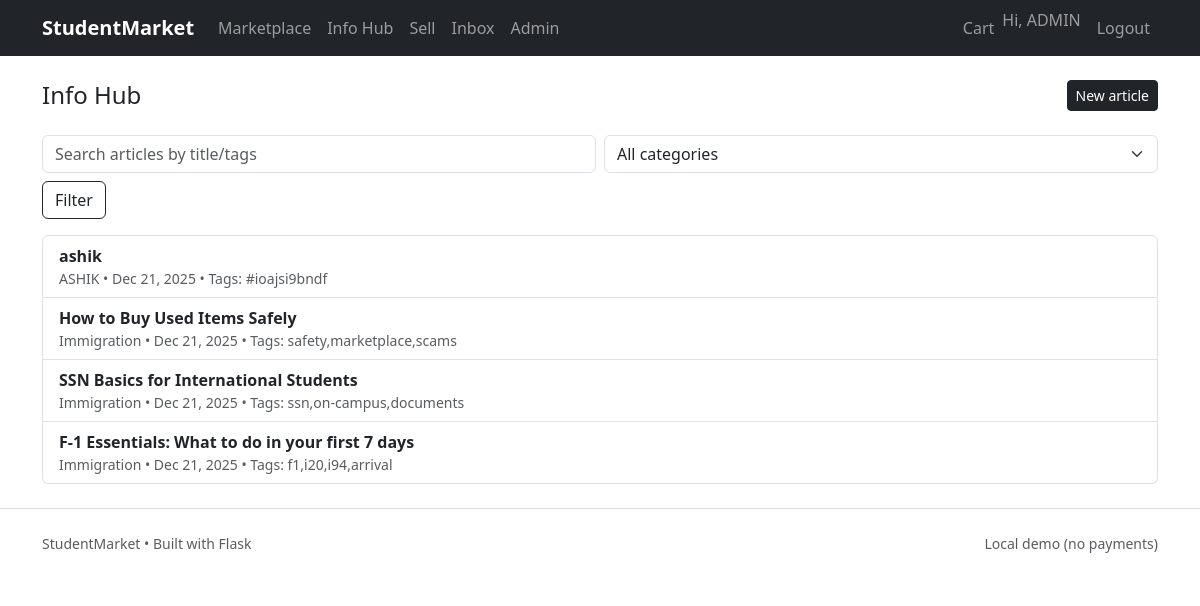
The page /info/ (signed in) on the database its author committed.
### app/models/user.py (models this page shows, shortened)
class User(db.Model, UserMixin):
    __tablename__ = "users"
    id = db.Column(db.Integer, primary_key=True)
    name = db.Column(db.String(120), nullable=False)
    email = db.Column(db.String(255), unique=True, nullable=False, index=True)
    password_hash = db.Column(db.String(255), nullable=False)
    role = db.Column(db.String(20), default="student")  # student | admin
    university = db.Column(db.String(200), default="")
    country = db.Column(db.String(120), default="")
    city = db.Column(db.String(120), default="")
    created_at = db.Column(db.DateTime, default=datetime.utcnow)
    products = db.relationship("Product", backref="seller", lazy=True)
    articles = db.relationship("Article", backref="author", lazy=True)
    def is_admin(self) -> bool:
        return self.role == "admin"

### app/models/article.py (models this page shows)
class Article(db.Model):
    __tablename__ = "articles"
    id = db.Column(db.Integer, primary_key=True)
    category_id = db.Column(db.Integer, db.ForeignKey("categories.id"), nullable=False)
    author_id = db.Column(db.Integer, db.ForeignKey("users.id"), nullable=False)
    title = db.Column(db.String(250), nullable=False)
    content = db.Column(db.Text, nullable=False)
    tags = db.Column(db.String(250), default="")
    updated_at = db.Column(db.DateTime, default=datetime.utcnow)
    category = db.relationship("Category", lazy=True)

### app/models/category.py (models this page shows, shortened)
class Category(db.Model):
    __tablename__ = "categories"
    id = db.Column(db.Integer, primary_key=True)
    name = db.Column(db.String(120), nullable=False, unique=True)
    type = db.Column(db.String(20), nullable=False)  # product | info

### app/routes/infohub.py (the view)
@info_bp.route("/")
def info_home():
    q = request.args.get("q", "").strip()
    cat = request.args.get("cat", type=int)
    query = Article.query
    if q:
        query = query.filter(Article.title.ilike(f"%{q}%") | Article.tags.ilike(f"%{q}%"))
    if cat:
        query = query.filter(Article.category_id == cat)
    articles = query.order_by(Article.updated_at.desc()).all()
    categories = Category.query.filter_by(type="info").order_by(Category.name.asc()).all()
    return render_template("infohub/info_home.html", articles=articles, categories=categories)

### app/__init__.py (called while the page is built)
def create_app():
    app = Flask(__name__)
    app.config.from_object(Config)
    db.init_app(app)
    migrate.init_app(app, db)
    login_manager.init_app(app)
    csrf.init_app(app)
    @app.context_processor
    def inject_csrf():
        return dict(csrf_token=generate_csrf)
    app.register_blueprint(auth_bp)
    app.register_blueprint(market_bp)
    app.register_blueprint(info_bp)
    app.register_blueprint(admin_bp)
    from .routes.main import main_bp
    app.register_blueprint(main_bp)
    from .cli import register_cli
    register_cli(app)
    return app

### app/models/user.py (called while the page is built)
@login_manager.user_loader
def load_user(user_id):
    return db.session.get(User, int(user_id))

### app/templates/infohub/info_home.html (shortened to what this page needs)
{% extends "base.html" %}
{% block content %}
<div class="d-flex justify-content-between align-items-center">
  <h1 class="h4 mb-0">Info Hub</h1>
  {% if current_user.is_authenticated and current_user.is_admin() %}
    <a class="btn btn-sm btn-dark" href="{{ url_for('info.admin_new_article') }}">New article</a>
  {% endif %}
</div>
<form class="row g-2 mt-3" method="get">
  <div class="col-md-6"><input class="form-control" name="q" value="{{ request.args.get('q','') }}" placeholder="Search articles by title/tags"></div>
  <div class="col-md-6">
    <select class="form-select" name="cat">
      <option value="">All categories</option>
    </select>
  </div>
  <div class="col-12"><button class="btn btn-outline-dark">Filter</button></div>
</form>
<div class="list-group mt-3">
  {% for a in articles %}
    <a class="list-group-item list-group-item-action" href="{{ url_for('info.article_detail', article_id=a.id) }}">
      <div class="fw-semibold">{{ a.title }}</div>
      <div class="small text-muted">{{ a.category.name }} • {{ a.updated_at.strftime("%b %d, %Y") }} • Tags: {{ a.tags or "—" }}</div>
    </a>
  {% else %}
    <div class="list-group-item text-muted">No articles yet. Admin can publish one.</div>
  {% endfor %}
</div>
{% endblock %}

### app/templates/base.html (shortened to what this page needs)
<!doctype html>
<html lang="en">
<head>
  <link href="https://cdn.jsdelivr.net/npm/bootstrap@5.3.3/dist/css/bootstrap.min.css" rel="stylesheet">
  <link href="{{ url_for('static', filename='css/app.css') }}" rel="stylesheet">
</head>
<body>
<nav class="navbar navbar-expand-lg navbar-dark bg-dark sticky-top">
  <div class="container">
    <a class="navbar-brand fw-semibold" href="{{ url_for('main.home') }}">StudentMarket</a>
    <div class="collapse navbar-collapse" id="nav">
      <ul class="navbar-nav me-auto mb-2 mb-lg-0">
        <li class="nav-item"><a class="nav-link" href="{{ url_for('market.products') }}">Marketplace</a></li>
        <li class="nav-item"><a class="nav-link" href="{{ url_for('info.info_home') }}">Info Hub</a></li>
        {% if current_user.is_authenticated %}
        <li class="nav-item"><a class="nav-link" href="{{ url_for('market.sell') }}">Sell</a></li>
        <li class="nav-item"><a class="nav-link" href="{{ url_for('market.inbox') }}">Inbox</a></li>
        {% endif %}
        {% if current_user.is_authenticated and current_user.is_admin() %}
        <li class="nav-item"><a class="nav-link" href="{{ url_for('admin.dashboard') }}">Admin</a></li>
        {% endif %}
      </ul>
      <ul class="navbar-nav ms-auto">
        {% if current_user.is_authenticated %}
          <li class="nav-item"><a class="nav-link" href="{{ url_for('market.cart_view') }}">Cart</a></li>
          <li class="nav-item"><span class="navbar-text me-2">Hi, {{ current_user.name }}</span></li>
          <li class="nav-item"><a class="nav-link" href="{{ url_for('auth.logout') }}">Logout</a></li>
        {% else %}
          <li class="nav-item"><a class="nav-link" href="{{ url_for('auth.login') }}">Login</a></li>
          <li class="nav-item"><a class="btn btn-outline-light btn-sm ms-2" href="{{ url_for('auth.register') }}">Sign up</a></li>
        {% endif %}
      </ul>
    </div>
  </div>
</nav>
<main class="container py-4">
  {% block content %}{% endblock %}
</main>
<footer class="border-top py-4">
  <div class="container small text-muted d-flex justify-content-between">
    <span>StudentMarket • Built with Flask</span>
    <span>Local demo (no payments)</span>
  </div>
</footer>
</body>
</html>

### rows shown on the page
User: name "ADMIN"
Article: title "ashik", category.name "ASHIK", updated_at "Dec 21, 2025", tags "#ioajsi9bndf"
Article: title "How to Buy Used Items Safely", category.name "Immigration", updated_at "Dec 21, 2025", tags "safety,marketplace,scams"
Article: title "SSN Basics for International Students", category.name "Immigration", updated_at "Dec 21, 2025", tags "ssn,on-campus,documents"
Article: title "F-1 Essentials: What to do in your first 7 days", category.name "Immigration", updated_at "Dec 21, 2025", tags "f1,i20,i94,arrival"
